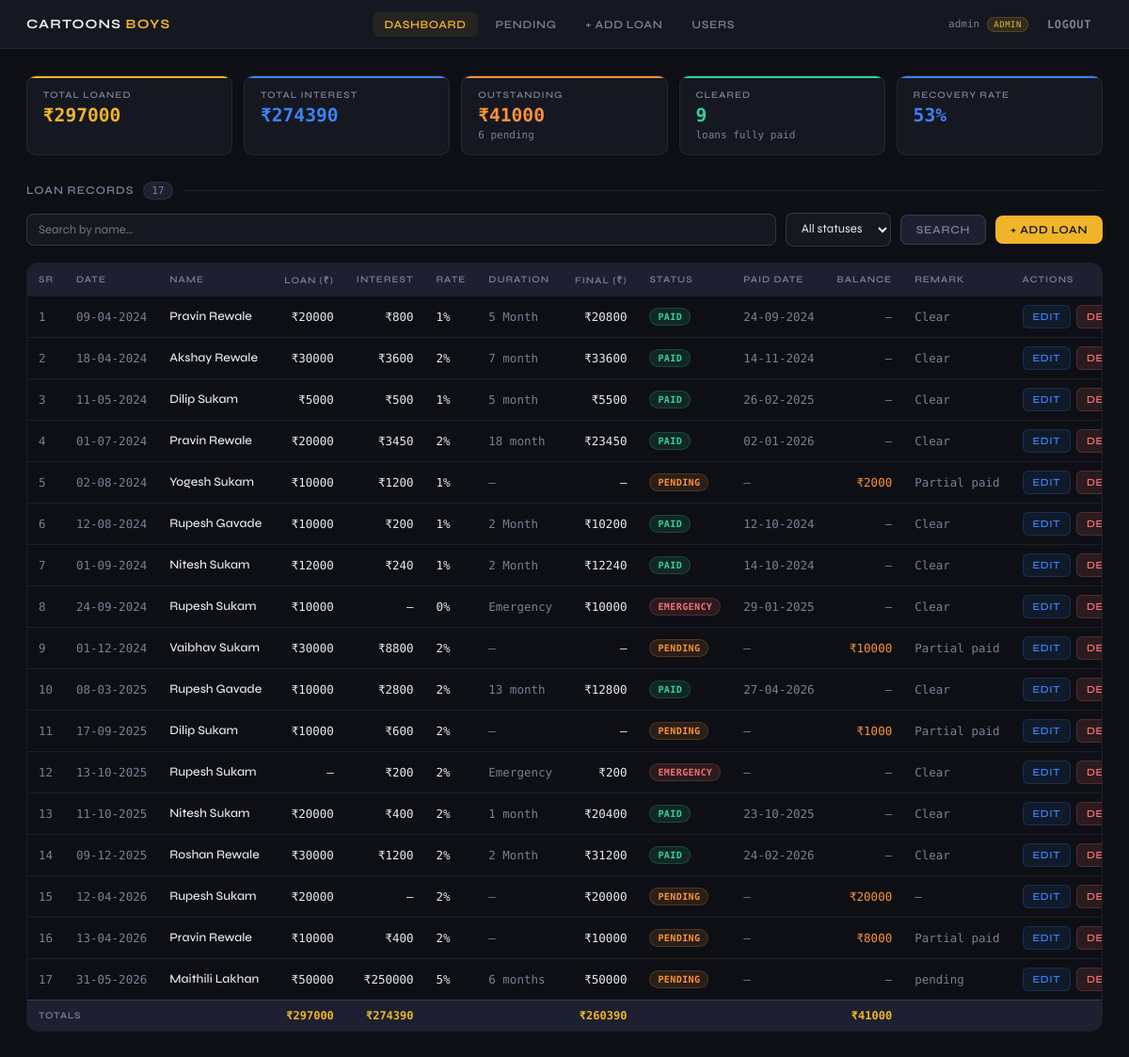
The app's page / (signed in), older data.
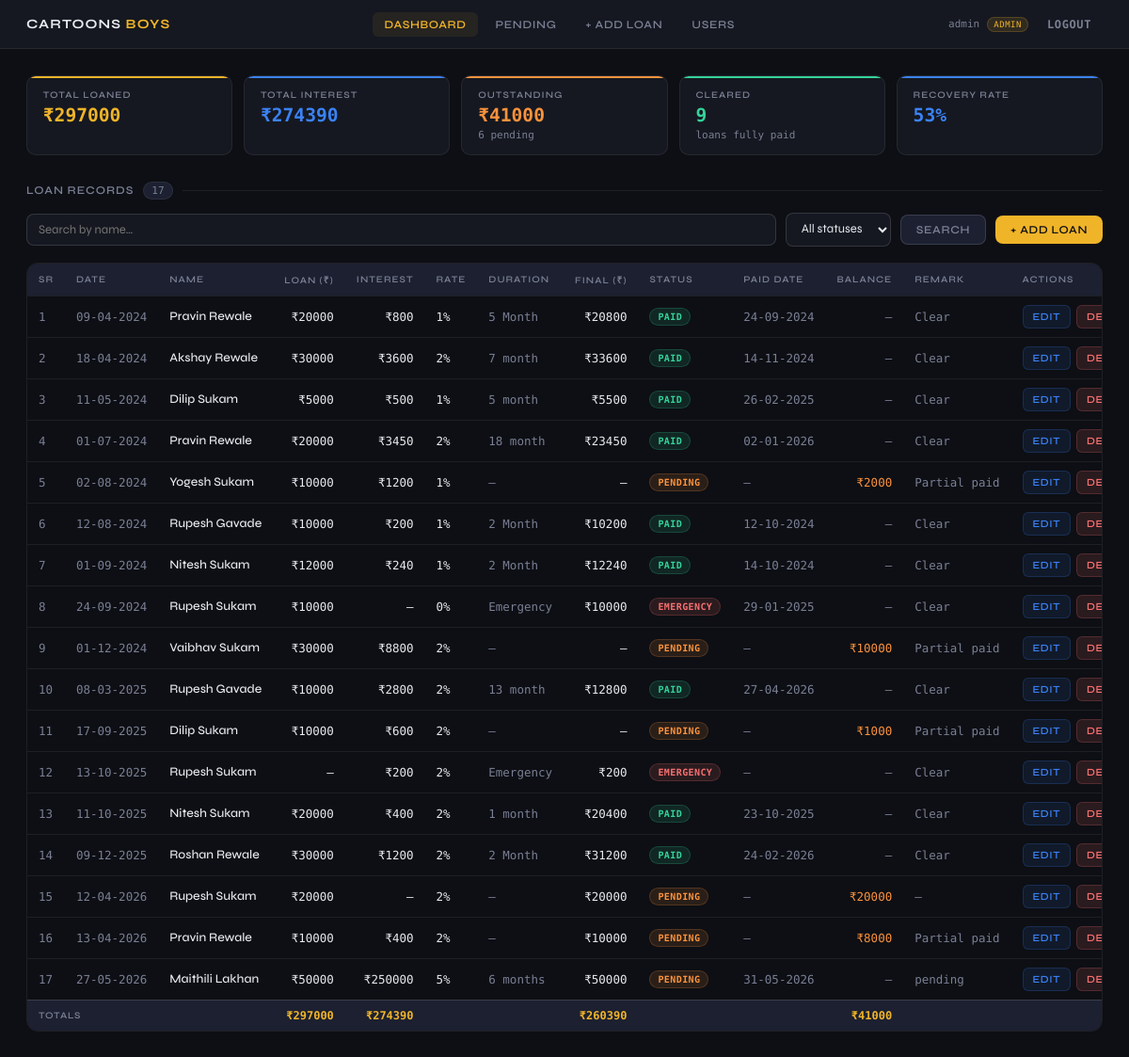
The same page, newer data.
### loans/models.py (models this page shows, shortened)
class LoanRecord(models.Model):
    STATUS_CHOICES = [
        ('paid', 'Paid'),
        ('pending', 'Pending'),
        ('emergency', 'Emergency'),
    ]
    sr = models.PositiveIntegerField(unique=True, verbose_name="Sr No.")
    date = models.DateField(verbose_name="Date")
    name = models.CharField(max_length=100, verbose_name="Name")
    loan_amount = models.DecimalField(max_digits=12, decimal_places=2, default=0, verbose_name="Loan Amount (₹)")
    interest = models.DecimalField(max_digits=12, decimal_places=2, default=0, verbose_name="Interest (₹)")
    interest_rate = models.CharField(max_length=10, default='0%', verbose_name="Interest Rate")
    duration = models.CharField(max_length=50, blank=True, null=True, verbose_name="Duration")
    final_amount = models.DecimalField(max_digits=12, decimal_places=2, default=0, verbose_name="Final Amount (₹)")
    paid_date = models.DateField(blank=True, null=True, verbose_name="Paid Date")
    status = models.CharField(max_length=20, choices=STATUS_CHOICES, default='pending', verbose_name="Status")
    balance = models.DecimalField(max_digits=12, decimal_places=2, default=0, verbose_name="Balance Due (₹)")
    remark = models.CharField(max_length=200, blank=True, default='', verbose_name="Remark")
    created_by = models.ForeignKey(User, on_delete=models.SET_NULL, null=True, related_name='created_loans')
    updated_at = models.DateTimeField(auto_now=True)
    created_at = models.DateTimeField(auto_now_add=True)
    class Meta:
        ordering = ['sr']
        verbose_name = "Loan Record"
        verbose_name_plural = "Loan Records"

### loans/views.py (the view)
# urls.py: path('', views.dashboard, name='dashboard'),
@login_required
def dashboard(request):
    loans = LoanRecord.objects.all()
    search = request.GET.get('search', '')
    status_filter = request.GET.get('status', '')
    if search:
        loans = loans.filter(name__icontains=search)
    if status_filter:
        loans = loans.filter(status=status_filter)
    if not request.user.is_staff:
        loans = LoanRecord.objects.filter(name__icontains=request.user.get_full_name() or request.user.username)
    agg = LoanRecord.objects.aggregate(
        total_loan=Sum('loan_amount'),
        total_interest=Sum('interest'),
        total_balance=Sum('balance'),
        total_final=Sum('final_amount'),
    )
    paid_count = LoanRecord.objects.filter(status='paid').count()
    pending_count = LoanRecord.objects.filter(status='pending').count()
    total_count = LoanRecord.objects.count()
    recovery = round((paid_count / total_count * 100) if total_count else 0)
    context = {
        'loans': loans,
        'search': search,
        'status_filter': status_filter,
        'total_loan': agg['total_loan'] or 0,
        'total_interest': agg['total_interest'] or 0,
        'total_balance': agg['total_balance'] or 0,
        'total_final': agg['total_final'] or 0,
        'paid_count': paid_count,
        'pending_count': pending_count,
        'recovery': recovery,
    }
    return render(request, 'loans/dashboard.html', context)

### loans/templates/loans/dashboard.html (shortened to what this page needs)
{% extends 'loans/base.html' %}
{% block content %}
<div class="metrics">
  <div class="metric gold"><div class="metric-label">Total Loaned</div><div class="metric-value gold">₹{{ total_loan|floatformat:0 }}</div></div>
  <div class="metric blue"><div class="metric-label">Total Interest</div><div class="metric-value blue">₹{{ total_interest|floatformat:0 }}</div></div>
  <div class="metric orange"><div class="metric-label">Outstanding</div><div class="metric-value orange">₹{{ total_balance|floatformat:0 }}</div><div class="metric-sub">{{ pending_count }} pending</div></div>
  <div class="metric green"><div class="metric-label">Cleared</div><div class="metric-value green">{{ paid_count }}</div><div class="metric-sub">loans fully paid</div></div>
  <div class="metric blue"><div class="metric-label">Recovery Rate</div><div class="metric-value blue">{{ recovery }}%</div></div>
</div>
<div class="section-head">
  <h2>Loan Records</h2>
  <span class="count-pill">{{ loans|length }}</span>
</div>
<form method="get" class="controls">
  <input type="text" name="search" value="{{ search }}" placeholder="Search by name…">
  <select name="status" onchange="this.form.submit()">
    <option value="">All statuses</option>
  </select>
  <button type="submit" class="btn btn-secondary">Search</button>
  {% if user.is_staff %}<a href="{% url 'add_loan' %}" class="btn btn-primary">+ Add Loan</a>{% endif %}
</form>
<div class="tbl-wrap">
<table>
  <thead>
    <tr>
      <th>Sr</th>
      <th>Date</th>
      <th>Name</th>
      <th style="text-align:right">Loan (₹)</th>
      <th style="text-align:right">Interest</th>
      <th>Rate</th>
      <th>Duration</th>
      <th style="text-align:right">Final (₹)</th>
      <th>Status</th>
      <th>Paid Date</th>
      <th style="text-align:right">Balance</th>
      <th>Remark</th>
      {% if user.is_staff %}<th>Actions</th>{% endif %}
    </tr>
  </thead>
  <tbody>
  {% for loan in loans %}
    <tr>
      <td class="muted">{{ loan.sr }}</td>
      <td class="muted">{{ loan.date|date:"d-m-Y" }}</td>
      <td class="name-cell">{{ loan.name }}</td>
      <td class="amt">{% if loan.loan_amount %}₹{{ loan.loan_amount|floatformat:0 }}{% else %}<span class="muted">—</span>{% endif %}</td>
      <td class="amt">{% if loan.interest %}₹{{ loan.interest|floatformat:0 }}{% else %}<span class="muted">—</span>{% endif %}</td>
      <td>{{ loan.interest_rate }}</td>
      <td class="muted">{{ loan.duration|default:"—" }}</td>
      <td class="amt">{% if loan.final_amount %}₹{{ loan.final_amount|floatformat:0 }}{% else %}<span class="muted">—</span>{% endif %}</td>
      <td>
        {% if loan.status == 'paid' %}<span class="badge badge-paid">Paid</span>
        {% elif loan.status == 'pending' %}<span class="badge badge-pending">Pending</span>
        {% else %}<span class="badge badge-emergency">Emergency</span>{% endif %}
      </td>
      <td class="muted">{{ loan.paid_date|date:"d-m-Y"|default:"—" }}</td>
      <td class="amt {% if loan.balance > 0 %}bal-due{% else %}muted{% endif %}">{% if loan.balance %}₹{{ loan.balance|floatformat:0 }}{% else %}—{% endif %}</td>
      <td class="muted">{{ loan.remark|default:"—" }}</td>
      {% if user.is_staff %}
      <td>
        <div style="display:flex;gap:6px">
          <a href="{% url 'edit_loan' loan.pk %}" class="btn btn-sm btn-edit">Edit</a>
          <a href="{% url 'delete_loan' loan.pk %}" class="btn btn-sm btn-danger">Del</a>
        </div>
      </td>
      {% endif %}
    </tr>
  {% empty %}
    <tr><td colspan="13" style="text-align:center;padding:2.5rem;color:var(--muted)">No records found.</td></tr>
  {% endfor %}
  </tbody>
  <tfoot>
    <tr class="tfoot-row">
      <td colspan="3" class="label">Totals</td>
      <td class="amt">₹{{ total_loan|floatformat:0 }}</td>
      <td class="amt">₹{{ total_interest|floatformat:0 }}</td>
      <td colspan="2"></td>
      <td class="amt">₹{{ total_final|floatformat:0 }}</td>
      <td colspan="2"></td>
      <td class="amt {% if total_balance > 0 %}bal-due{% endif %}">₹{{ total_balance|floatformat:0 }}</td>
      <td colspan="{% if user.is_staff %}2{% else %}1{% endif %}"></td>
    </tr>
  </tfoot>
</table>
</div>
{% endblock %}

### loans/templates/loans/base.html (shortened to what this page needs)
<!DOCTYPE html>
<html lang="en">
<head>
</head>
<body>
{% if user.is_authenticated %}
<nav>
  <div class="nav-brand">Cartoons <span>Boys</span></div>
  <div class="nav-links">
    <a href="{% url 'dashboard' %}" class="{% if request.resolver_match.url_name == 'dashboard' %}active{% endif %}">Dashboard</a>
    <a href="{% url 'pending_summary' %}" class="{% if request.resolver_match.url_name == 'pending_summary' %}active{% endif %}">Pending</a>
    {% if user.is_staff %}
    <a href="{% url 'add_loan' %}" class="{% if request.resolver_match.url_name == 'add_loan' %}active{% endif %}">+ Add Loan</a>
    <a href="{% url 'manage_users' %}" class="{% if request.resolver_match.url_name == 'manage_users' %}active{% endif %}">Users</a>
    {% endif %}
  </div>
  <div class="nav-user">
    <span>{{ user.username }}</span>
    {% if user.is_staff %}<span class="badge-admin">Admin</span>{% else %}<span class="badge-viewer">Viewer</span>{% endif %}
    <a href="{% url 'logout' %}" class="nav-btn">Logout</a>
  </div>
</nav>
{% endif %}
<div class="main">
{% block content %}{% endblock %}
</div>
</body>
</html>

Row changes from the older to the newer data that the page shows:
changed LoanRecord "Maithili Lakhan": date "31-05-2026" → "27-05-2026"; paid_date "—" → "31-05-2026"
